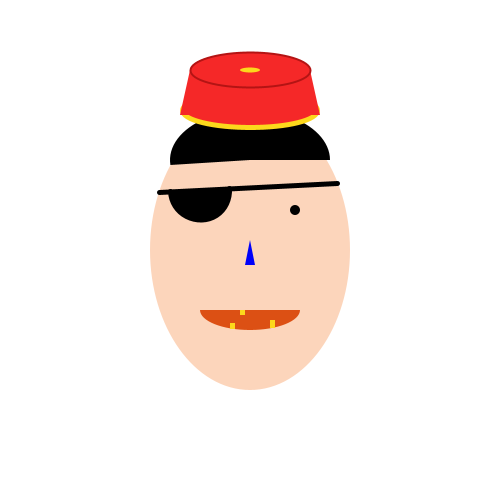
Frame 1 (no input)
Frame 60 (the mouse pressed at the canvas centre just before this capture): identical to frame 1, image omitted
Frame 120 (the mouse held since frame 60 and released just before this capture): identical to frame 1, image omitted

The Processing sketch that drew this single still picture (run headless with seeded random() and noise(); from frame 60 on, the mouse is pressed at the canvas centre):

// Processing sketch: FACE
// ── FACE.pde
float theta = 0;

void setup() {
  size(500, 500);

  noStroke();
}

void draw() {
  theta+=0.0;

  pushMatrix();
  translate(0, 0);
  rotate(theta);
  
  background(255);
  
  noStroke();

  fill(252, 213, 187);
  // face
  ellipse(250, 250, 200, 280);

  fill(0);
  // eyes
  ellipse(250-45, 250-40, 10, 10);
  ellipse(250+45, 250-40, 10, 10);

  //mouth
  fill(220, 80, 20);
  ellipse(250, 250+60, 100, 40);
  noStroke();
  fill(252, 216, 28);
  rect(240, 310, 5, 5);
  rect(270, 320, 5, 8);
  rect(230, 323, 5, 6);

  fill(252, 213, 187);
  rect(250-50, 250+40, 100, 20);

  // nose
  fill(0, 0, 250);
  triangle(250, 250-10, 250-5, 250+15, 250+5, 250+15);

  fill(0);
  arc(250, 160, 160, 100, PI-.1, TWO_PI); // hair center
  
  strokeWeight(5);
  stroke(0);
  arc(200, 190, 60, 60, -.05, PI-.05); // eye patch
  line(159, 192, 337, 183); // strap
  
  //fez
  fill(245, 40, 40);
  stroke(252, 216, 28);
  ellipse(250, 110, 135, 35); // golden bottom piece
  noStroke();
  quad(250-60, 100-30, 250+60, 100-30, 250+70, 100+15, 250-70, 100+15); // body of fez
  strokeWeight(2);
  stroke(180, 20, 20);
  ellipse(250, 70, 120, 35); // top round bit
  noStroke();
  fill(252, 216, 28);
  ellipse(250, 70, 20, 5);
  
  
  
  popMatrix();
  
  // println(mouseX + "  " + mouseY);
}
